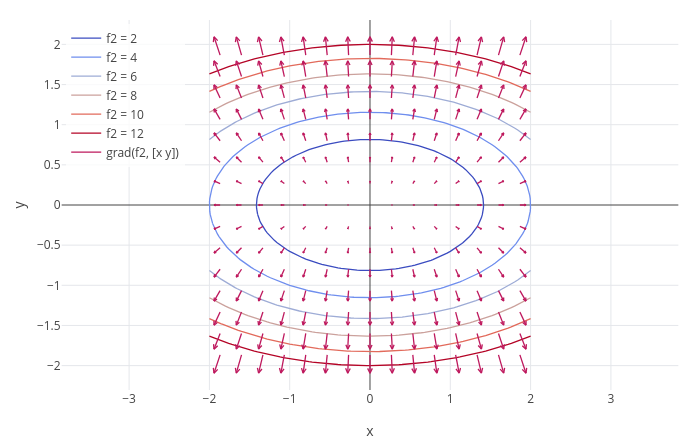

Notebook code cell kept with this figure:
### Markdown cell above
## 4. Why the gradient points straight uphill

Which direction gives the **largest** $D_u f$? A dot product is $|\nabla f|\,|u| \cos\theta$ with $\theta$ the angle
between the two vectors, and $|u| = 1$. So

$$D_u f = |\nabla f| \cos\theta,$$

largest when $\theta = 0$: walking **along the gradient**. Three facts follow at once:

* the gradient points in the direction of steepest ascent;
* its length $|\nabla f|$ is that steepest slope;
* walking at right angles to it ($\cos\theta = 0$) you stay at the same height: the gradient is **perpendicular to
  the level curve** through the point.

See all three in one picture: the level curves of $x^2 + 3y^2$ with its gradient field drawn as arrows.

### Code cell
f2 = x^2 + 3*y^2
show(contour(f2, x, -2, 2, y, -2, 2), fieldplot(grad(f2, [x y]), x, -2, 2, y, -2, 2))

### Figure 1 — Plotly figure (JSON) as saved in the notebook; plotly's stock layout.template omitted (floating-point values rounded to 4 significant figures; data arrays with more than 128 entries replaced by an {"elided": "..."} marker saying what was removed)
{"data": [{"line": {"color": "#3b4cc0", "width": 1.3}, "mode": "lines", "name": "f2 = 2", "type": "scatter", "x": {"elided": "226 float values"}, "y": {"elided": "226 float values"}}, {"line": {"color": "#6f8eee", "width": 1.3}, "mode": "lines", "name": "f2 = 4", "type": "scatter", "x": {"elided": "318 float values"}, "y": {"elided": "318 float values"}}, {"line": {"color": "#9eacd6", "width": 1.3}, "mode": "lines", "name": "f2 = 6", "type": "scatter", "x": {"elided": "264 float values"}, "y": {"elided": "264 float values"}}, {"line": {"color": "#cba19c", "width": 1.3}, "mode": "lines", "name": "f2 = 8", "type": "scatter", "x": {"elided": "252 float values"}, "y": {"elided": "252 float values"}}, {"line": {"color": "#e26a5b", "width": 1.3}, "mode": "lines", "name": "f2 = 10", "type": "scatter", "x": {"elided": "244 float values"}, "y": {"elided": "244 float values"}}, {"line": {"color": "#b40426", "width": 1.3}, "mode": "lines", "name": "f2 = 12", "type": "scatter", "x": {"elided": "240 float values"}, "y": {"elided": "240 float values"}}, {"line": {"color": "#be185d", "width": 1.3}, "mode": "lines", "name": "grad(f2, [x y])", "type": "scatter", "x": {"elided": "2016 float values"}, "y": {"elided": "2016 float values"}}], "layout": {"height": 440, "legend": {"bgcolor": "rgba(255,255,255,0.8)", "x": 0.01, "xanchor": "left", "y": 0.99, "yanchor": "top"}, "margin": {"b": 50, "l": 60, "r": 20, "t": 20}, "showlegend": true, "title": {"text": ""}, "width": 700, "xaxis": {"constrain": "domain", "range": [-3.84, 3.84], "title": {"text": "x"}, "zeroline": true}, "yaxis": {"constrain": "domain", "range": [-2.304, 2.304], "scaleanchor": "x", "scaleratio": 1, "title": {"text": "y"}, "zeroline": true}}}
